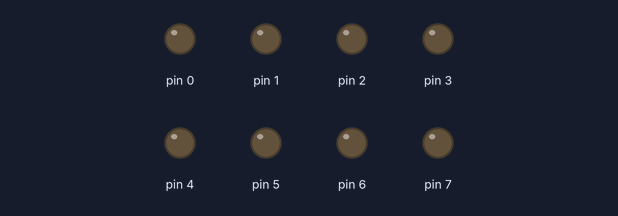
Bench run of a sketch on a simulated Arduino Uno, built with avr-gcc and run on an emulated ATmega328P. Parts: output pins drawn as LEDs (lit = HIGH).

Above: at 0.1 s.
At 4.4 s:
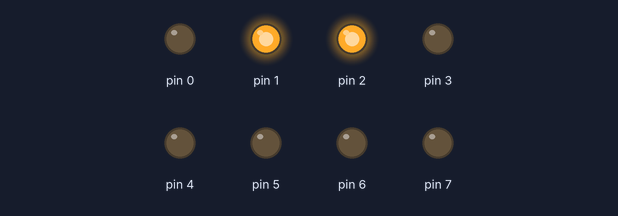
At 9.4 s:
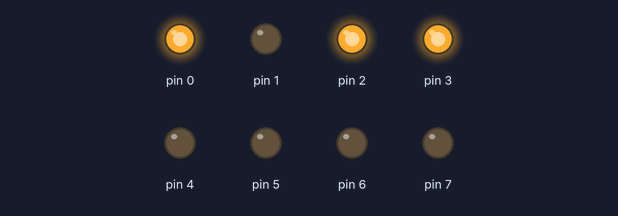
At 19.5 s:
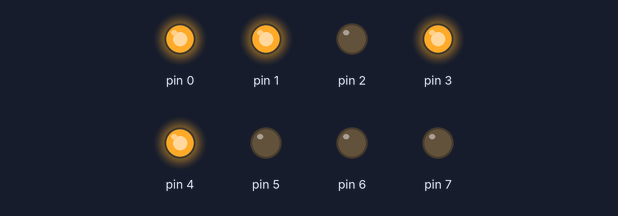
At 28.9 s:
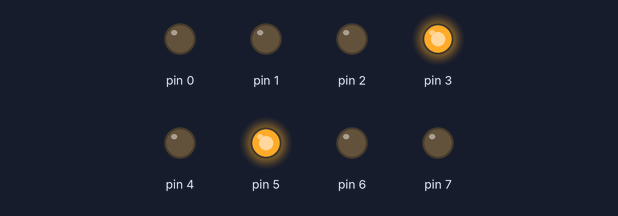
At 38.9 s:
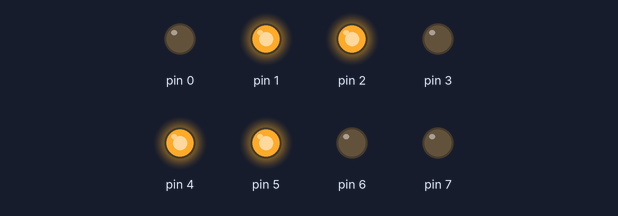
Timing chart, 0 to 40.0 s (numbered marks = the images above):
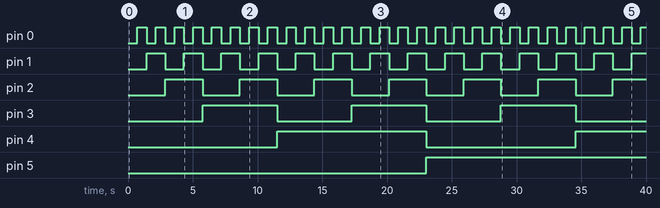

The sketch:

BinCount4Bit.ino
```cpp
void setup()
{
  DDRD=0xFF;

}
//byte pinToSet = 0;
byte num=0;

void loop()
{
  PORTD=num;
  delay(720);
  //Serial.println("Num = " +num);
  num++;
}
```

Measured:
- by itself, pin 0: alternates HIGH for 0.72 s and LOW for 0.72 s
- by itself, pin 1: alternates HIGH for 1.4 s and LOW for 1.4 s
- by itself, pin 2: alternates HIGH for 2.9 s and LOW for 2.9 s
- by itself, pin 3: alternates HIGH for 5.8 s and LOW for 5.8 s
- by itself, pin 4: LOW → HIGH at 11.5 s, → LOW 11.5 s later, → HIGH 11.5 s later
- by itself, pin 5: LOW → HIGH at 23.0 s
